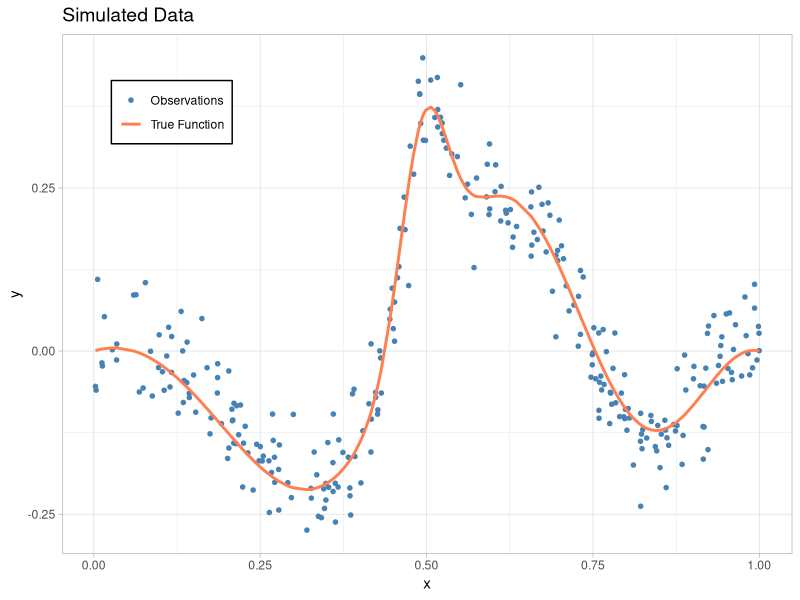
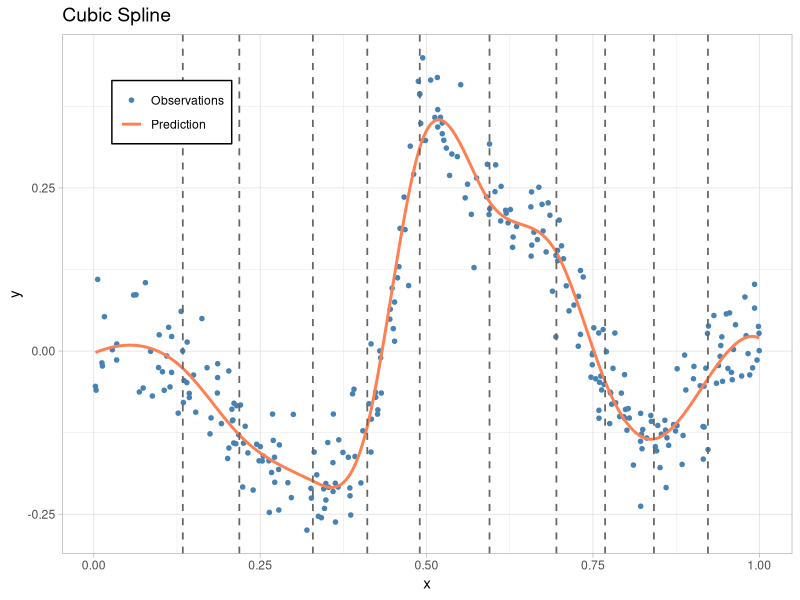
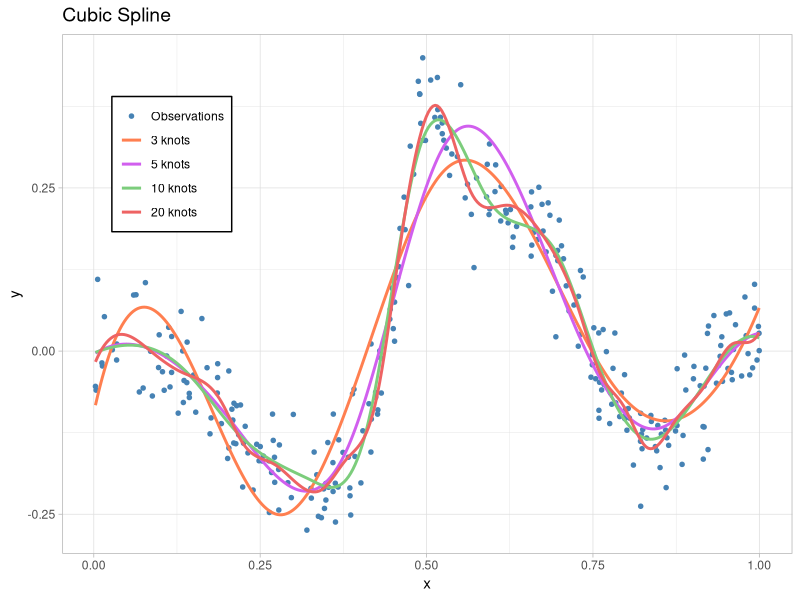
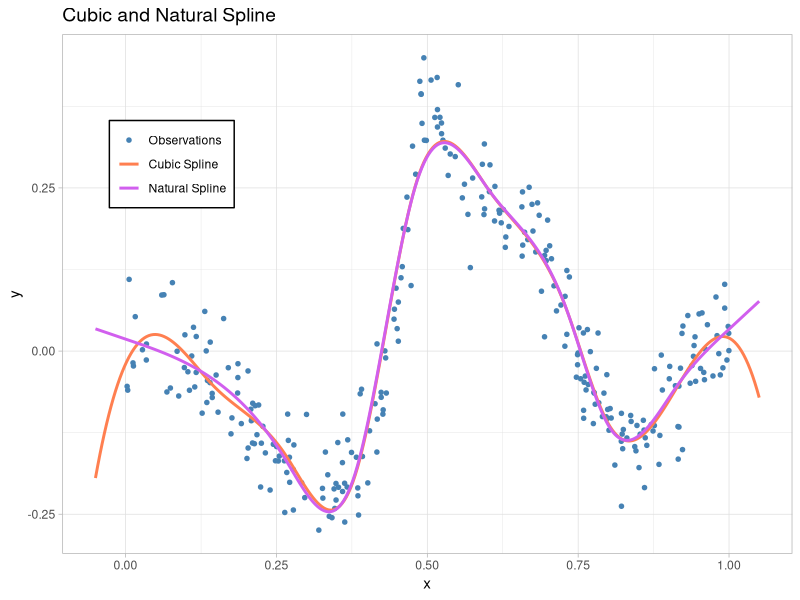

R code for these plots, in order:
## ---- chunk 1
knitr::opts_chunk$set(echo = TRUE)
set.seed(2512)
## ---- chunk 2
# Generate X values
x <- runif(300, min=0, max=1)
x <- x[order(x)]

# Error term
eps <- rnorm(300, mean=0, sd=0.05)

# True and observed Y values
y.true <- -x * cos(5 * (x + 0.5)^2) * (x - 1) + 
          1.2 * exp(-(20^2) * (x - 0.5)^2) * (x - 1)^2
y.obs <- y.true + eps
## ---- chunk 3
library(ggplot2)
## ---- chunk 4
data <- data.frame(x, y.obs, y.true)
ggplot(data = data) +
  geom_point(aes(x = x, y = y.obs, color = "Observations"), 
             shape = 20, size = 2) +
  geom_path(aes(x = x, y = y.true, color = "True Function"), linewidth = 1) +
  scale_color_manual(values = c("Observations" = "steelblue", 
                                "True Function" = "coral")) +
  labs(title = "Simulated Data",
       x = "x",
       y = "y",
       color = NULL) +
  theme_light() +
  theme(plot.title = element_text(size = 14),
        legend.position = c(0.15, 0.85),  
        legend.background = element_rect(fill = "white",colour = "black")) 
## ---- chunk 5
library(splines)
## ---- chunk 6
degree <- 3
k <- 2

# The location of the knots is
attr(bs(x, df = k + degree), "knots")
## ---- chunk 7
attr(bs(x, knots=c(0.1, 0.3, 0.4, 0.5, 0.55, 0.7, 0.9)), "knots")
## ---- chunk 8
degree <- 3
k <- 10
spline.model <- lm(y.obs ~ bs(x, df=k + degree, degree=degree))
## ---- chunk 9
x.pred <- seq(min(x), max(x), length.out = 300)
y.pred <- predict(spline.model, newdata = data.frame(x = x.pred))
## ---- chunk 10
data.spline <- data.frame(x.pred, y.pred)
knots <- attr(bs(x, df = k + degree), "knots")
ggplot(data, aes(x = x, y = y.obs)) +
  geom_point(aes(color = "Observations"), shape = 20, size = 2) +
  geom_line(data = data.spline, aes(x = x.pred, y = y.pred, color = "Prediction"), 
            linewidth = 1) +
  geom_vline(xintercept = knots, linetype = "dashed", color = "gray40", 
             linewidth = 0.6) +
  scale_color_manual(values = c("Observations" = "steelblue", 
                                "Prediction" = "coral")) +
  labs(title = "Cubic Spline", x = "x", y = "y", colour=NULL) +
  theme_light() +
  theme(plot.title = element_text(size = 14),
        legend.position = c(0.15, 0.85),  
        legend.background = element_rect(fill = "white", colour = "black"))
# ggsave("../graphs/CubicSpline1.pdf", width = 10, height = 6, dpi = 300)
## ---- chunk 11
degree <- 3

# Models
spline1 <- lm(y.obs ~ bs(x, df=3 + degree, degree=degree), data = data)
spline2 <- lm(y.obs ~ bs(x, df=5 + degree, degree=degree), data = data)
spline3 <- lm(y.obs ~ bs(x, df=10 + degree, degree=degree), data = data)
spline4 <- lm(y.obs ~ bs(x, df=20 + degree, degree=degree), data = data)


# Predictions
x.pred <- seq(min(x), max(x), length.out = 300)
y.pred1 <- predict(spline1, newdata = data.frame(x = x.pred))
y.pred2 <- predict(spline2, newdata = data.frame(x = x.pred))
y.pred3 <- predict(spline3, newdata = data.frame(x = x.pred))
y.pred4 <- predict(spline4, newdata = data.frame(x = x.pred))
## ---- chunk 12
data.spline <- data.frame(x.pred, y.pred1, y.pred2, y.pred3, y.pred4)

ggplot(data, aes(x = x, y = y.obs)) +
  geom_point(aes(color = "Observations"), shape = 20, size = 2) +
  geom_line(data = data.spline, aes(x = x.pred, y = y.pred1, color = "3 knots"), 
            linewidth = 1) +
  geom_line(data = data.spline, aes(x = x.pred, y = y.pred2, color = "5 knots"), 
            linewidth = 1) +
  geom_line(data = data.spline, aes(x = x.pred, y = y.pred3, color = "10 knots"), 
            linewidth = 1) +
  geom_line(data = data.spline, aes(x = x.pred, y = y.pred4, color = "20 knots"), 
            linewidth = 1) +
  scale_color_manual(values = c("Observations"="steelblue", 
                                "3 knots"="coral", 
                                "5 knots"="mediumorchid2", 
                                "10 knots"="palegreen3", 
                                "20 knots"="indianred2"), 
                     limits = c("Observations", "3 knots", "5 knots", 
                                "10 knots", "20 knots")) +
  labs(title = "Cubic Spline", x = "x", y = "y", colour=NULL) +
  theme_light() +
  theme(plot.title = element_text(size = 14),
        legend.position = c(0.15, 0.75),  
        legend.background = element_rect(fill = "white", colour = "black"))

# ggsave("../graphs/CubicSpline2.pdf", width = 10, height = 6, dpi = 300)
## ---- chunk 13
degree <- 3
K <- 8

# Models
splineC <- lm(y.obs ~ bs(x, df=K + degree, degree=degree))
splineN <- lm(y.obs ~ ns(x, df=K + degree-2))

# Predictions
x.pred <- seq(-0.05, 1.05, length.out = 300)
y.predC <- predict(splineC, newdata = data.frame(x = x.pred))
y.predN <- predict(splineN, newdata = data.frame(x = x.pred))
## ---- chunk 14
data.spline <- data.frame(x, y.obs ,x.pred, y.predC, y.predN)

ggplot(data.spline, aes(x = x, y = y.obs)) +
  geom_point(aes(color = "Observations"), shape = 20, size = 2) +
  geom_line(data = data.spline, aes(x = x.pred, y = y.predC, 
                                    color = "Cubic Spline"), linewidth = 1) +
  geom_line(data = data.spline, aes(x = x.pred, y = y.predN, 
                                    color = "Natural Spline"), linewidth = 1) +
  scale_color_manual(values = c("Observations"="steelblue", 
                                "Cubic Spline"="coral", 
                                "Natural Spline"="mediumorchid2"), 
                     limits = c("Observations", 
                                "Cubic Spline", 
                                "Natural Spline")) +
  
  labs(title = "Cubic and Natural Spline", x = "x", y = "y", colour=NULL) +
  theme_light() +
  theme(plot.title = element_text(size = 14),
        legend.position = c(0.15, 0.75),  
        legend.background = element_rect(fill = "white", colour = "black"))

# ggsave("../graphs/CubicSpline3.pdf", width = 10, height = 6, dpi = 300)
